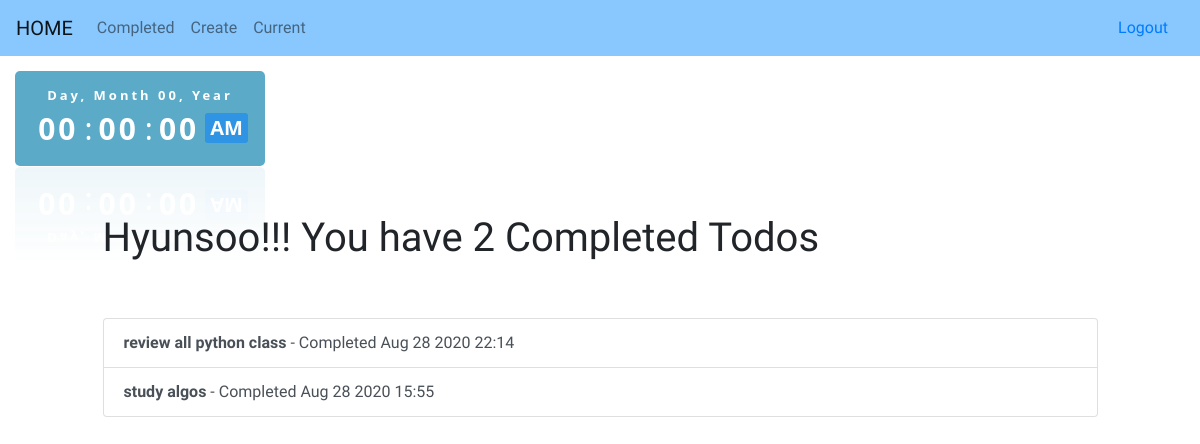
/completed (signed in), run on the app's committed database.
### todo_app/models.py (models this page shows)
class User(models.Model):
    first_name = models.CharField(max_length=255)
    last_name = models.CharField(max_length=255)
    email = models.CharField(max_length=255)
    password = models.CharField(max_length=255)
    created_at = models.DateTimeField(auto_now_add=True)
    updated_at = models.DateTimeField(auto_now=True)
    objects = UserManager()

class Todo(models.Model):
    title = models.CharField(max_length=100)
    memo = models.TextField(blank=True)
    datecompleted = models.DateTimeField(null=True, blank=True)
    important = models.BooleanField(default=False)
    is_completed = models.BooleanField(default=False)
    user = models.ForeignKey('User', on_delete=models.CASCADE)
    created_at = models.DateTimeField(auto_now_add=True)
    updated_at = models.DateTimeField(auto_now=True)

### todo_app/views.py (the view)
# urls.py: path('completed', views.completed),
def completed(request):
    if 'user_id' not in request.session:
        return redirect('/')
    else:
        user = User.objects.get(id=request.session['user_id'])
        context = {
            'user': user,
            'all_completed_todos': Todo.objects.filter(is_completed=True).filter(user=user).order_by('-updated_at')
        }
        return render(request, 'complete.html', context)

### todo_app/templates/complete.html (shortened to what this page needs)
{% load static %}
<!doctype html>
<html lang="en">
<head>
    <link rel="stylesheet" href="https://stackpath.bootstrapcdn.com/bootstrap/4.5.2/css/bootstrap.min.css"
>
    <link rel="stylesheet" href="{% static 'css/style_complete.css' %}">
</head>
<body onload="initClock()">
    <nav class="navbar navbar-expand-lg navbar-light" style="background-color: #88c8ff;">
        <a class="navbar-brand" href="/">HOME</a>
        <div class="collapse navbar-collapse" id="navbarNavAltMarkup">
            <div class="navbar-nav">
                <a class="nav-link" href="/completed">Completed</a>
                <a class="nav-link" href="/newtodo">Create</a>
                <a class="nav-link" href="/current">Current</a>
            </div>
        </div>
        <a class="nav-link" href="/logout">Logout</a>
    </nav>
    <div class="datetime">
        <div class="date">
            <span id="dayname">Day</span>,
            <span id="month">Month</span>
            <span id="daynum">00</span>,
            <span id="year">Year</span>
        </div>
        <div class="time">
            <span id="hour">00</span>:
            <span id="minutes">00</span>:
            <span id="seconds">00</span>
            <span id="period">AM</span>
        </div>
    </div>
    <div class="row justify-content-center mt-5">
        <div class="col-md-10">
            {% if all_completed_todos %}
            <h1>{{ user.first_name }}!!! You have {{ all_completed_todos.count }} Completed
                Todo{{ all_completed_todos.count | pluralize }}</h1>
            {% endif %}
        </div>
    </div>
    <div class="row justify-content-center mt-5">
        <div class="col-md-10">
            <div class="list-group">
                {% for todo in all_completed_todos %}
                <a href="/todo/{{todo.id}}/detail"
                    class="list-group-item list-group-item-action{% if todo.important %} list-group-item-danger{% endif %}"><b>{{ todo.title }}</b>
                    - Completed {{ todo.updated_at | date:'M j Y H:i' }}</a>
                {% endfor %}
            </div>
        </div>
    </div>
</body>
</html>

### todo_app/static/css/style_complete.css (style rules this page uses)
body { background-image: url('/static/images/complete.jpg'); background-size: 100%; font-family: 'Amatic SC', cursive; font-family: 'Teko', sans-serif; }
.datetime { color: #fff; background: #1687afb3; font-family: "Segoe UI", sans-serif; width: 250px; padding: 15px 10px; border-radius: 5px; -webkit-box-reflect: below 1px linear-gradient(transparent, rgba(255, 255, 255, 0.1)); transition: 0.5s; transition-property: background, box-shadow; margin-left: 15px; margin-top: 15px; }
.date { font-size: 13px; font-weight: 600; text-align: center; letter-spacing: 3px; }
.time { font-size: 30px; display: flex; justify-content: center; align-items: center; }
.time span:not(:last-child) { position: relative; margin: 0 6px; font-weight: 600; text-align: center; letter-spacing: 3px; }
.time span:last-child { background: #2E94E3; font-size: 20px; font-weight: 600; text-transform: uppercase; padding: 0 5px; border-radius: 3px; }

### data on the page
User: first_name "Hyunsoo"
Todo: title "review all python class", updated_at "Aug 28 2020 22:14"
Todo: title "study algos", updated_at "Aug 28 2020 15:55"

### other printed values
{{ all_completed_todos.count }} "2"
{{ all_completed_todos.count | pluralize }} "s"
